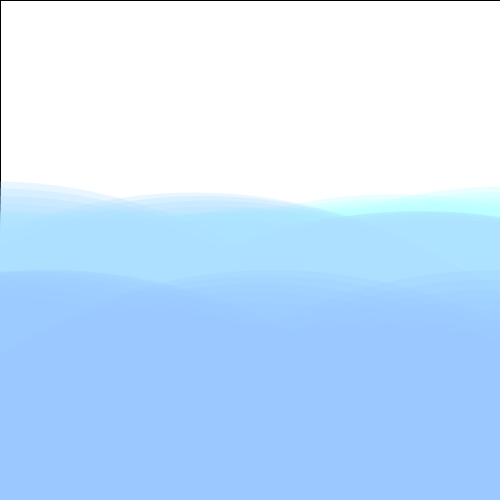
Frame 1 (no input)
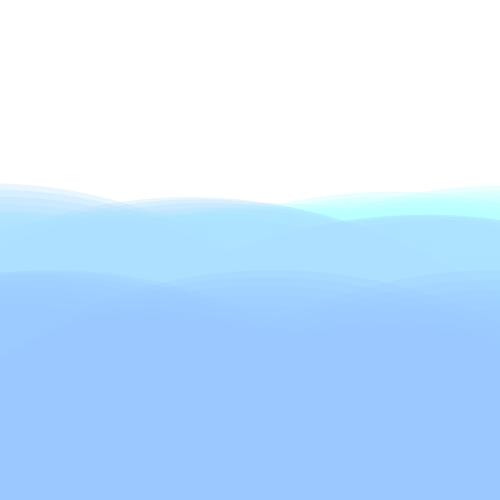
Frame 60 (the mouse pressed at the canvas centre just before this capture)
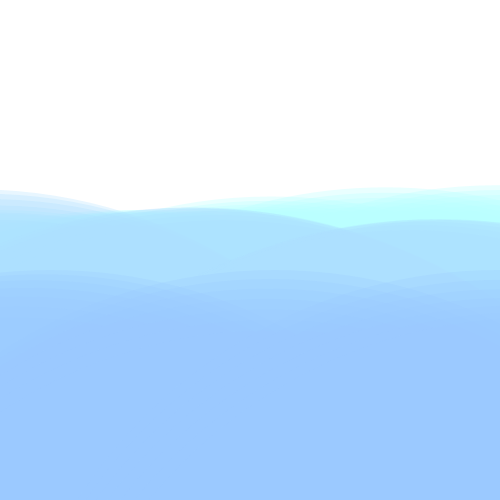
Frame 120 (the mouse held since frame 60 and released just before this capture)

The Processing sketch that drew these frames (run headless with seeded random() and noise(); from frame 60 on, the mouse is pressed at the canvas centre):

// Processing sketch: processing_79880
// ── processing_79880.pde

float xpos=0.0;
float ypos=0.0;
float angle;
float scaler;
float X,Y;
float Cx,Cy;
float r;
float i;

void setup(){
  
  size(500,500);
  smooth();
  scaler = 5;
}

void draw(){
 
  //float back=map(mouseY,0,500,255,0);
  background(255);
  float nami=17.82;
  float nami2=1.118;
  float nami3=74.25;
  //float nami=map(mouseY,0,500,17.82,19.14);
  //float nami2=map(mouseY,0,500,1.188,1.276);
  //float nami3=map(mouseY,0,500,74.25,79.75);
  
  fadeToWhite();
  
  

  for(float Cx=0;Cx<=500;Cx=Cx+250/2){
   for(float i=0;i<=10+nami;i=i+5){//波の高さ
      Cy=height+210;
      noStroke();
      fill(185,254,255,80);
        
      angle+=0.05+nami*0.3;//波の動きの速さ
      X=Cx+(i*sin(radians(angle)));
      Y=Cy+(i*cos(radians(angle)));
      ellipse(X,Y,1000,1000);
 
}
}


 for(float Cx=0;Cx<=500;Cx=Cx+250/nami2){
   for(float i=0;i<=30+nami;i=i+8){//波の高さ
      Cy=height+220;
      noStroke();
      fill(173,224,255,70);
        
      angle+=0.05+nami*0.3;//波の動きの速さ
      X=Cx+(i*sin(radians(angle)));
      Y=Cy+(i*cos(radians(angle)));
      ellipse(X,Y,1000,1000);
 
}
}

for(float Cx=125-nami3;Cx<=500;Cx=Cx+250/nami2){
   for(float i=0;i<=50+nami;i=i+10){//波の高さ
      Cy=height+270;
      noStroke();
      fill(155,199,255,60);
        
      angle+=0.05+nami*0.3;//波の動きの速さ
      X=Cx+(i*sin(radians(angle)));
      Y=Cy+(i*cos(radians(angle)));
      ellipse(X,Y,1000,1000);
 
}
}

 }


void fadeToWhite(){
  fill(255,20);
  rectMode(CORNER);
  rect(0,0,width,height);
}
